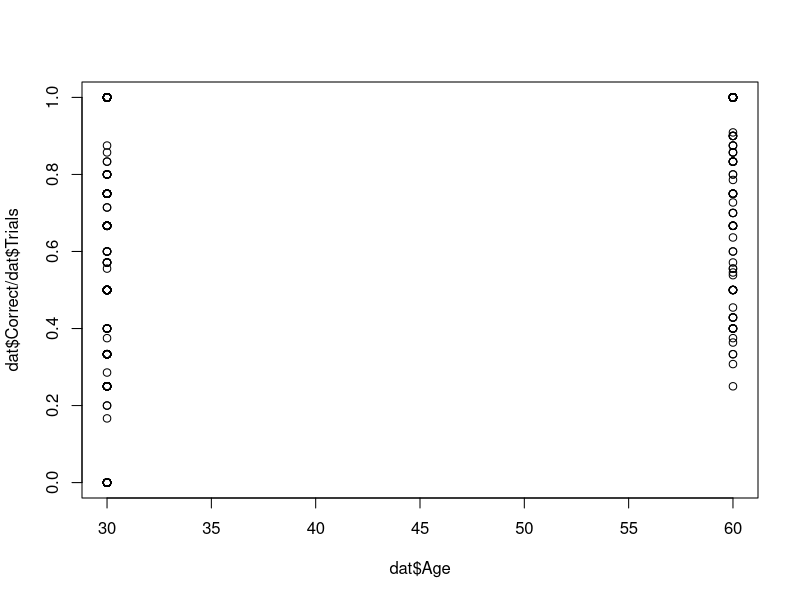
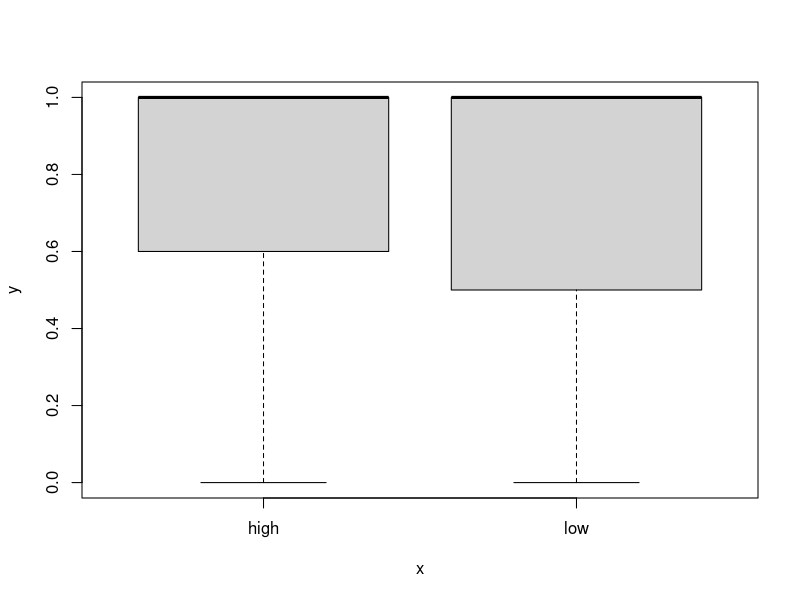
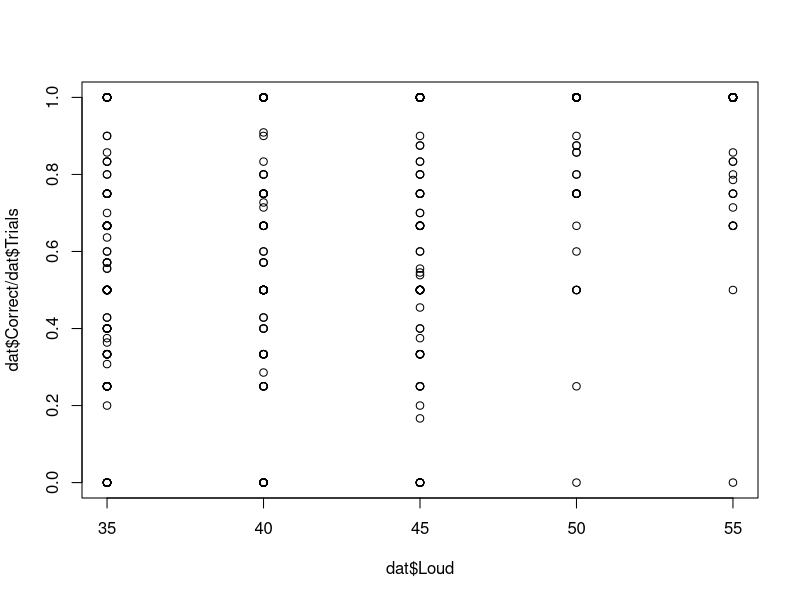
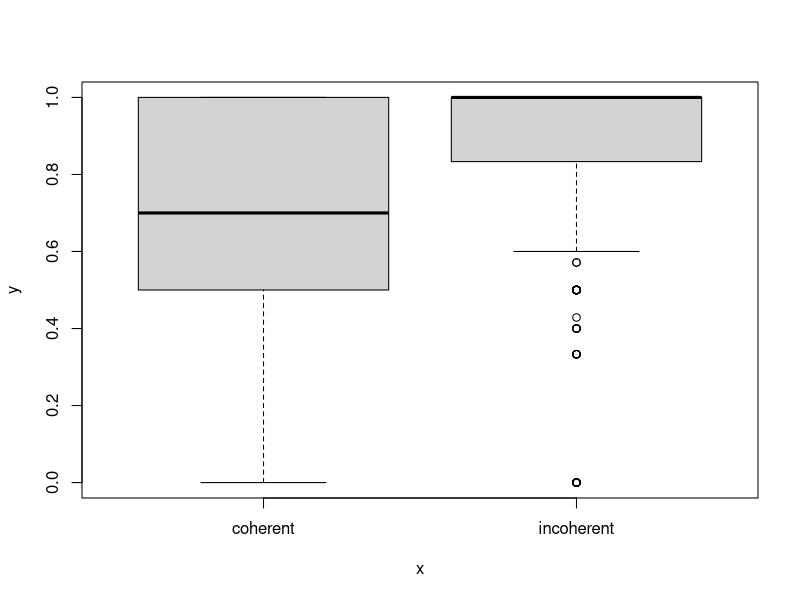
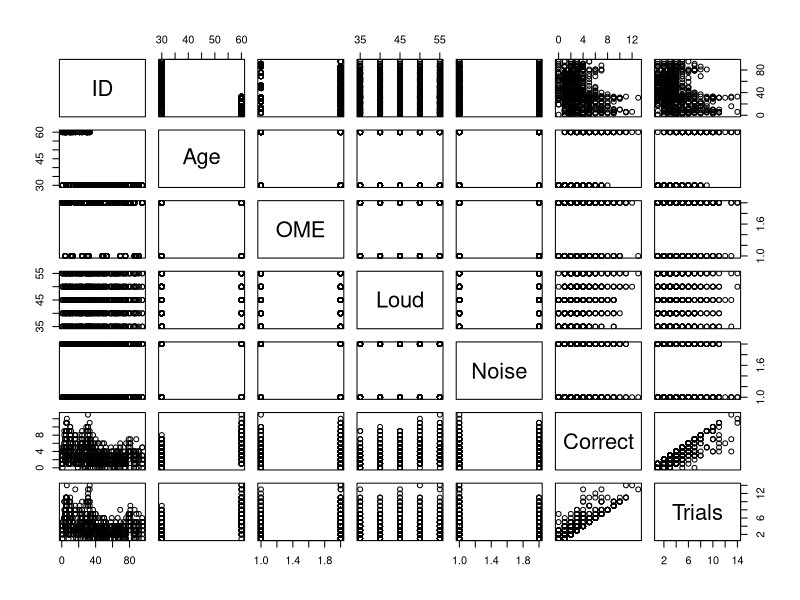
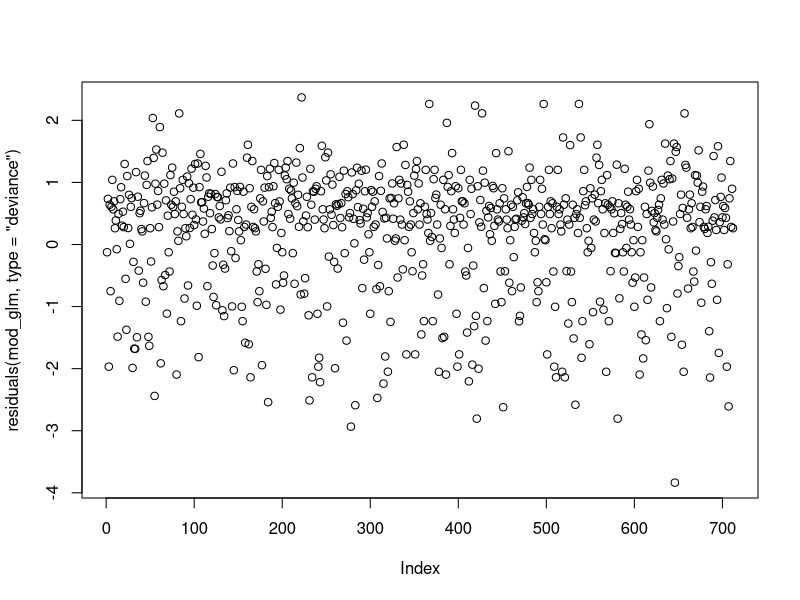
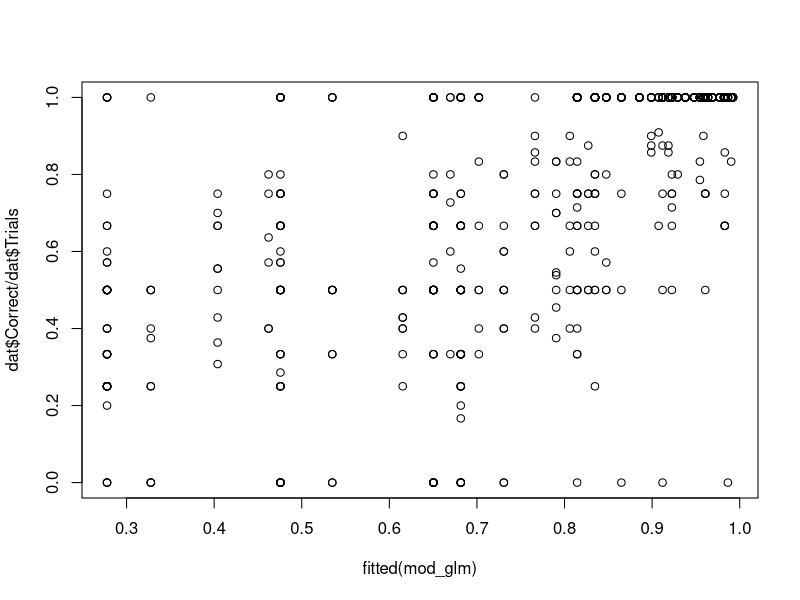

These charts were generated, in order, by the following R code: (Note: this script raises an error after producing the figures.)
library("MASS")
data("OME")
?OME # background on the data
head(OME)

any(is.na(OME)) # check for missing values
dat = subset(OME, OME != "N/A") # manually remove OME missing values identified with "N/A"
dat$OME = factor(dat$OME)
str(dat)

plot(dat$Age, dat$Correct / dat$Trials )
plot(dat$OME, dat$Correct / dat$Trials )
plot(dat$Loud, dat$Correct / dat$Trials )
plot(dat$Noise, dat$Correct / dat$Trials )

pairs(dat)

mod_glm = glm(Correct/Trials ~ Age + OME + Loud + Noise, data=dat, weights=Trials, family="binomial")
summary(mod_glm)

plot(residuals(mod_glm, type="deviance"))
plot(fitted(mod_glm), dat$Correct/dat$Trials)

X = model.matrix(mod_glm)[,-1] # -1 removes the column of 1s for the intercept
head(X)

mod_string = " model {
	for (i in 1:length(y)) {
		y[i] ~ dbin(phi[i], n[i])
		logit(phi[i]) = b0 + b[1]*Age[i] + b[2]*OMElow[i] + b[3]*Loud[i] + b[4]*Noiseincoherent[i]
	}
	
	b0 ~ dnorm(0.0, 1.0/5.0^2)
	for (j in 1:4) {
		b[j] ~ dnorm(0.0, 1.0/4.0^2)
	}
	
} "

data_jags = as.list(as.data.frame(X))
data_jags$y = dat$Correct # this will not work if there are missing values in dat (because they would be ignored by model.matrix). Always make sure that the data are accurately pre-processed for JAGS.
data_jags$n = dat$Trials
str(data_jags) # make sure that all variables have the same number of observations (712).

params6 = c("b0", "b")

#Run MCMC
mod = jags.model(textConnection(mod_string), 
                  data=data_jags, 
                  n.chains=3)

update(mod, 1000) # burn-in

mod_sim = coda.samples(model=mod,
                        variable.names=params,
                        n.iter=5000)

mod_csim = as.mcmc(do.call(rbind, mod_sim))

summary(mod_sim)


raftery.diag(mod_sim)
gelman.diag(mod_sim)
autocorr(mod_sim)

#Posterior mean estimates of model coefficients
pm_params= colMeans(mod_csim)
pm_params

#Calculate probabilities

head(X)
pm_Xb= X%*%pm_params[1:4]
head(pm_Xb)

p_hat=1.0/(1.0+ exp(-(pm_Xb)))
head(p_hat)

1.0/(1.0+exp(-(0+ 0.01874626*60 -0.24207165*0  +0.17126836*50  +1.57550206*0)))

(tab07 = table(p_hat > 0.7, (dat$Correct / dat$Trials) > 0.7))

sum(diag(tab07)) / sum(tab07)


